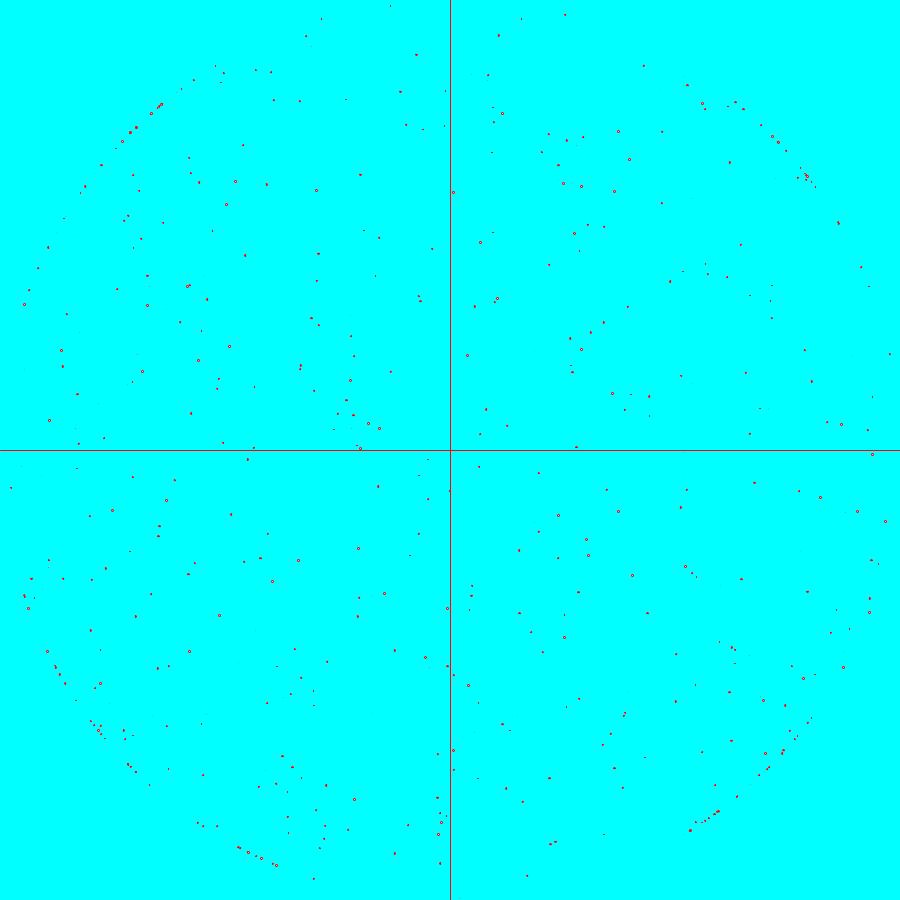
Frame 1 (no input)
Frame 60 (the mouse pressed at the canvas centre just before this capture): identical to frame 1, image omitted
Frame 120 (the mouse held since frame 60 and released just before this capture): identical to frame 1, image omitted

The Processing sketch that drew this single still picture (run headless with seeded random() and noise(); from frame 60 on, the mouse is pressed at the canvas centre):

// Processing sketch: simulacion_gravedad_2
// ── simulacion_gravedad_2.pde
final int SIZE_SCREEN = 900;
final int CANTIDAD_PARTICULAS = 500;
final float G = 0.1;

float ESCALE = 0.1;
int ORIGEN_X = SIZE_SCREEN / 2;
int ORIGEN_Y = SIZE_SCREEN / 2;
boolean PAUSED = true;

// PVector gravity = new PVector(0, 1);

Particula particulas[] = new Particula[CANTIDAD_PARTICULAS];

class Particula {
  public float masa = 1;
  public PVector posicion = new PVector(0,0);
  public PVector velocidad = new PVector(0, 0);
  public PVector aceleracion = new PVector(0, 0);
  
  public Particula(){
    this.masa = random(1, 20);
    this.posicion.x = random(0, SIZE_SCREEN) - ORIGEN_X;
    this.posicion.y = random(0, SIZE_SCREEN) - ORIGEN_Y;
    this.posicion.mult(1);
    this.posicion.limit(SIZE_SCREEN / 2);
  }

  public void draw(int i) {
    fill(255,255,255);
    ellipse(ORIGEN_X + this.posicion.x, ORIGEN_Y + this.posicion.y, ESCALE * this.masa, ESCALE * this.masa);
    fill(0,0,0);
    //text("m:" + this.masa, 10, 15 + i * 15);
    //text("x:" + this.posicion.x, 90, 15 + i * 15);
    //text("y:" + this.posicion.y, 170, 15 + i * 15);
    //text("vx:" + this.velocidad.x, 250, 15 + i * 15);
    //text("vy:" + this.velocidad.y, 330, 15 + i * 15);
    //text("ax:" + this.aceleracion.x, 410, 15 + i * 15);
    //text("ay:" + this.aceleracion.y, 490, 15 + i * 15);
  }

  void actualizar() {
    this.velocidad.add(this.aceleracion);
    this.posicion.add(this.velocidad);
    this.aceleracion.mult(0);
  }

  void aplicarFuerza(PVector fuerza){
    PVector fuerzaResultante = PVector.div(fuerza, this.masa);
    this.aceleracion.add(fuerzaResultante);
  }

  void aplicarGravedadParticula(Particula p){
    PVector direccion = PVector.sub(p.posicion, this.posicion);
    float distancia = direccion.mag();
    distancia = constrain(distancia, 5, 25);
    float magnitud = (G * this.masa * p.masa) / (distancia * distancia);
    direccion.normalize();
    direccion.mult(magnitud);
    this.aplicarFuerza(direccion);
  }

  void chequearBordes(){
    // Check for bouncing.
    if (this.posicion.x > width) {
      this.posicion.x = width;
      this.velocidad.x *= -1;
    } else if(this.posicion.x < 0){
      this.posicion.x = 0;
      this.velocidad.x *= -1;
    }
    if (this.posicion.y > height) {
      this.posicion.y = width;
      this.velocidad.y *= -1;
    } else if(this.posicion.y < 0){
      this.posicion.y = 0;
      this.velocidad.y *= -1;
    }
  }

}

void actualizarParticulas() {
  for (int i = 0; i < CANTIDAD_PARTICULAS; ++i) {
    for (int j = 0; j < CANTIDAD_PARTICULAS; ++j) {
      if (i!=j){
        particulas[i].aplicarGravedadParticula(particulas[j]);
      }
    }
    particulas[i].actualizar();
  }
}

void initParticulas(){
  for (int i = 0; i < CANTIDAD_PARTICULAS; ++i) {
    particulas[i] = new Particula();
  }
}

void drawParticulas(){
  
  background(0,255,255);
  // stroke(0,255,0);
  // line(SIZE_SCREEN/2, 0, SIZE_SCREEN/2, SIZE_SCREEN);
  // line(0, SIZE_SCREEN/2, SIZE_SCREEN, SIZE_SCREEN/2);
  
  stroke(255,0,0);
  line(ORIGEN_X, 0, ORIGEN_X, SIZE_SCREEN);
  line(0,ORIGEN_Y,SIZE_SCREEN,ORIGEN_Y);
  
  for (int i = 0; i < CANTIDAD_PARTICULAS; ++i) {
    // particulas[i].chequearBordes();
    particulas[i].draw(i);
  }
}

void setup() {
  size(900, 900);
  initParticulas();
  drawParticulas();
}

void draw() {
  if (PAUSED) return;
  actualizarParticulas();
  drawParticulas();
}

void keyPressed() {
  if (key == '+') {
    ESCALE *= 2;
  } else if (key == '-') {
    ESCALE /= 2;
  } else if (keyCode == 37) { // left
    ORIGEN_X -=10; 
  } else if (keyCode == 39) { // right
    ORIGEN_X +=10;
  } else if (keyCode == 38) { // up
    ORIGEN_Y -=10; 
  } else if (keyCode == 40) { // down
    ORIGEN_Y +=10;
  } else if (key == 'p') { // down
    PAUSED = !PAUSED;
  }
  drawParticulas();
}
